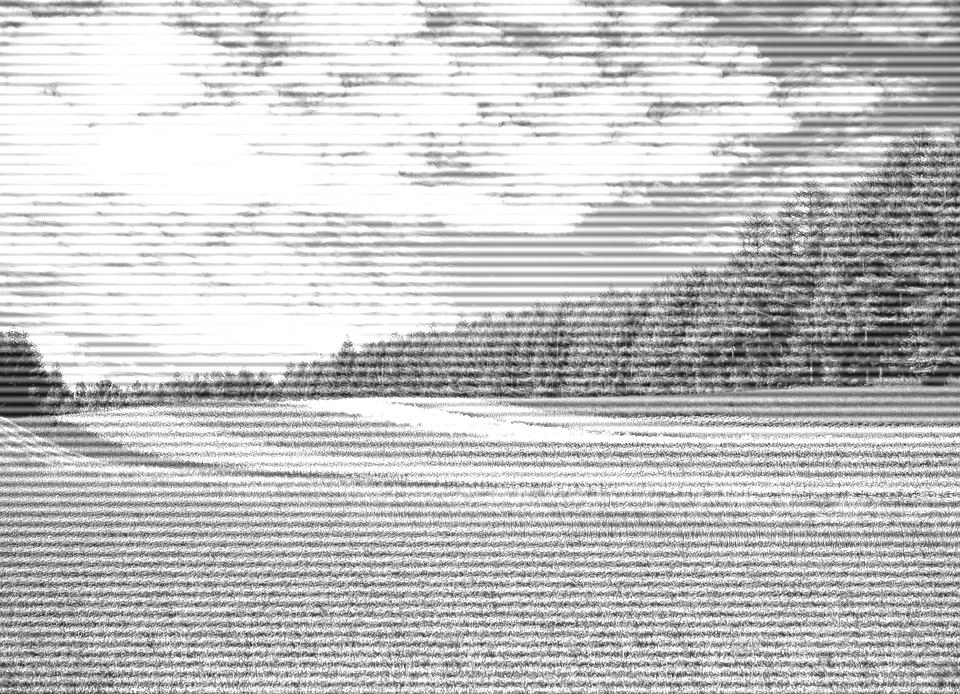
#> input picture Assignment4/Noisy_flower1_horizontal.jpg, 960 x 694 px
$ python noice_2removal.py
#> lines starting #> are read from the running program, lines starting #| are printed output that depends on the picture; after the words box and inside, x2 and y2 are one past the last pixel; in counts of white or black regions, pixels touching at a corner belong together
import cv2
import numpy as np


def fftshift(inputImg):
    outputImg = np.fft.fftshift(inputImg)
    return outputImg


def filter2DFreq(inputImg, H):
    dft = cv2.dft(np.float32(inputImg), flags=cv2.DFT_COMPLEX_OUTPUT)
    dft_shifted = np.fft.fftshift(dft)
    magnitude_spectrum = 20 * \
        np.log(cv2.magnitude(dft_shifted[:, :, 0], dft_shifted[:, :, 1]))

    # Create a mask first, center square is 1, remaining all zeros
    rows, cols = inputImg.shape
    crow, ccol = rows//2, cols//2     # center
    mask = np.zeros((rows, cols, 2), np.uint8)
    mask[crow-radius:crow+radius, ccol-radius:ccol+radius] = 1

    # Apply mask and inverse DFT
    fshift = dft_shifted * mask
    f_ishift = np.fft.ifftshift(fshift)
    img_back = cv2.idft(f_ishift)
    img_back = cv2.magnitude(img_back[:, :, 0], img_back[:, :, 1])

    return img_back


def synthesizeFilterH(inputOutput_H, center, radius):
    rows, cols = inputOutput_H.shape
    mask = np.zeros((rows, cols), np.uint8)
    cv2.circle(mask, center, radius, 1, thickness=-1)
    return mask


def calcPSD(inputImg, flag=0):
    f = np.fft.fft2(inputImg)
    fshift = np.fft.fftshift(f)
    magnitude_spectrum = 20*np.log(np.abs(fshift))
    return magnitude_spectrum if flag == 0 else np.log(1 + magnitude_spectrum)


# Load image in grayscale
imgIn = cv2.imread("Noisy_flower1_horizontal.jpg", cv2.IMREAD_GRAYSCALE)
#> imgIn is the input picture: shape (694, 960); min 4, max 255, mean 196
if imgIn is None:
    print("ERROR : Image cannot be loaded..!!")
    exit(-1)

imgIn = np.float32(imgIn)
rows, cols = imgIn.shape
#> rows = 694; cols = 960
imgIn = imgIn[:rows & -2, :cols & -2]

# PSD calculation
imgPSD = calcPSD(imgIn)
#> in calcPSD, `magnitude_spectrum = 20*np.log(np.abs(fshift))`:
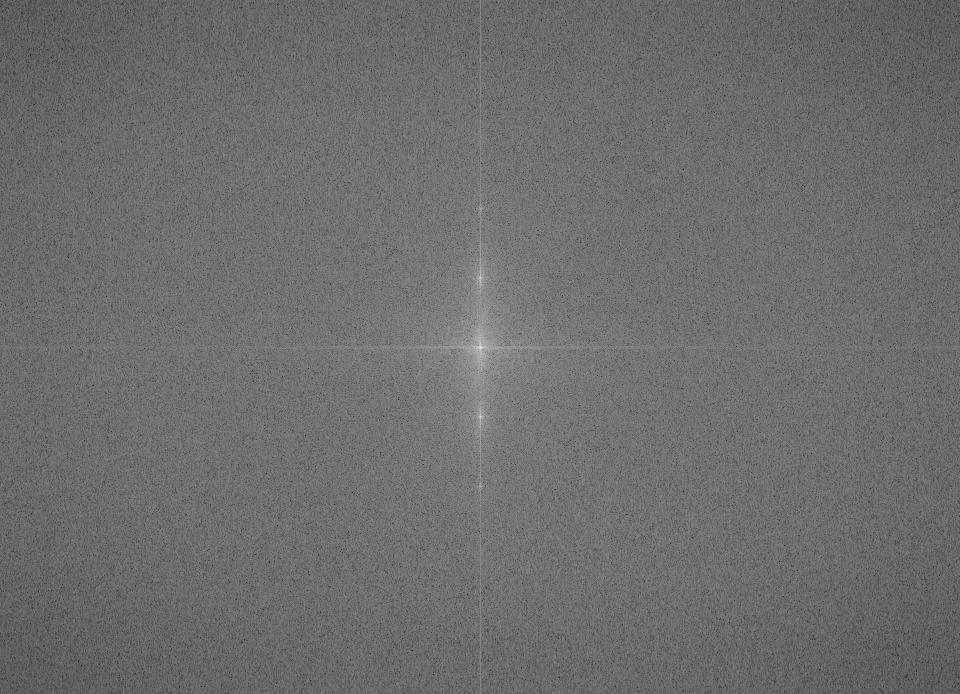
#> magnitude_spectrum: shape (694, 960) float64; min 48.06, max 373.8, mean 188.4; drawn with min black and max white
imgPSD_shifted = fftshift(imgPSD)
#> in fftshift, `outputImg = np.fft.fftshift(inputImg)`:
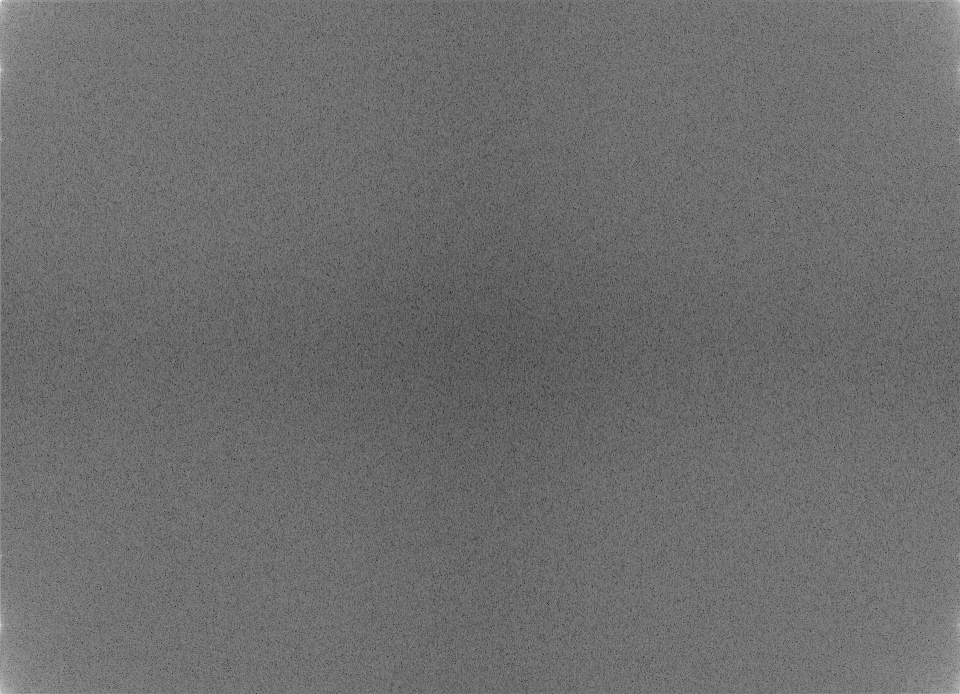
#> outputImg: shape (694, 960) float64; min 48.06, max 373.8, mean 188.4; drawn with min black and max white
imgPSD_normalized = cv2.normalize(
    imgPSD_shifted, None, 0, 255, cv2.NORM_MINMAX)

# H calculation
H = np.ones(imgIn.shape, np.float32)
radius = 60
H = synthesizeFilterH(H, (705, 458), radius)
#> in synthesizeFilterH, `cv2.circle(mask, center, radius, 1, thickness=-1)`:
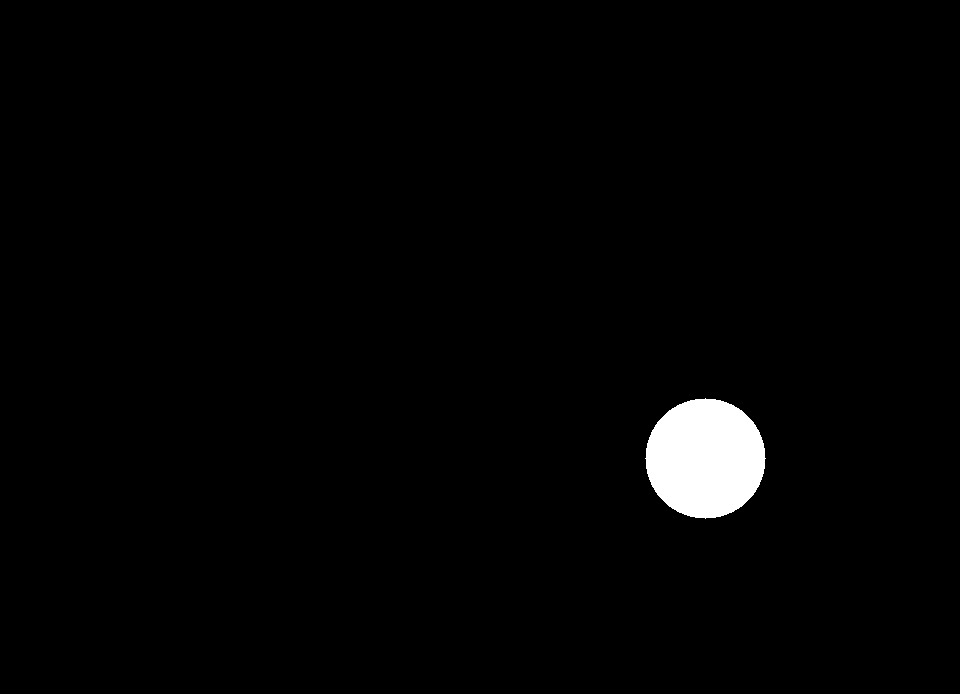
#> mask: shape (694, 960); values 0 (black) and 1 (white), 1.7% white; 1 white region, box (x1, y1, x2, y2) and area: (645, 398, 766, 519) 11289
H = synthesizeFilterH(H, (850, 391), radius)
#> call 2 of synthesizeFilterH, with center = (850, 391), radius = 60
#> in synthesizeFilterH (call 2), `cv2.circle(mask, center, radius, 1, thickness=-1)`:
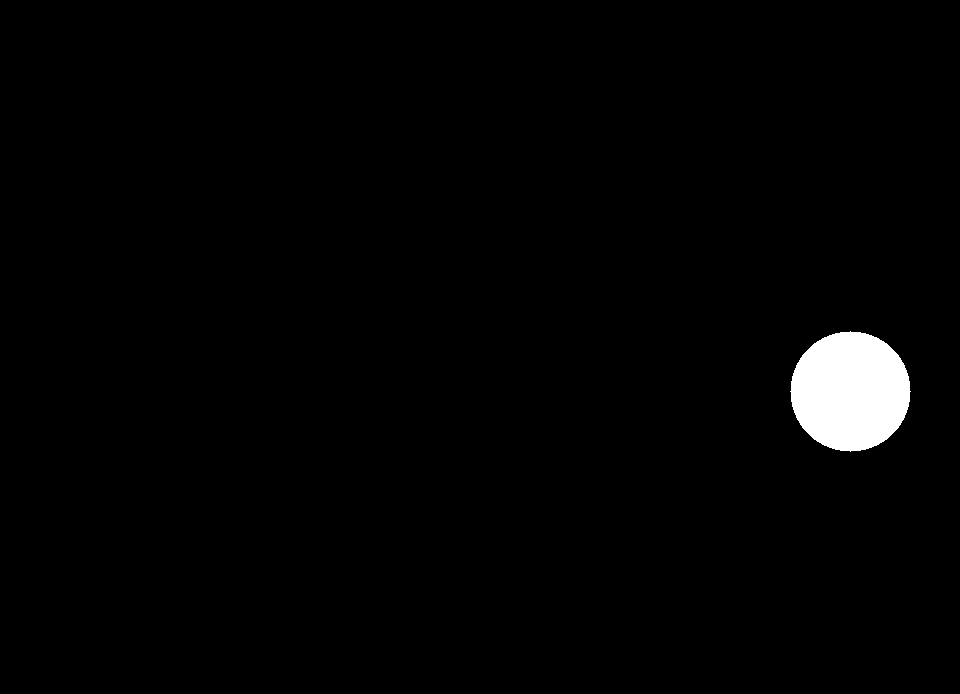
#> mask: shape (694, 960); values 0 (black) and 1 (white), 1.7% white; 1 white region, box (x1, y1, x2, y2) and area: (790, 331, 911, 452) 11289
H = synthesizeFilterH(H, (993, 325), radius)
#> call 3 of synthesizeFilterH, with center = (993, 325), radius = 60
#> in synthesizeFilterH (call 3), `cv2.circle(mask, center, radius, 1, thickness=-1)`:
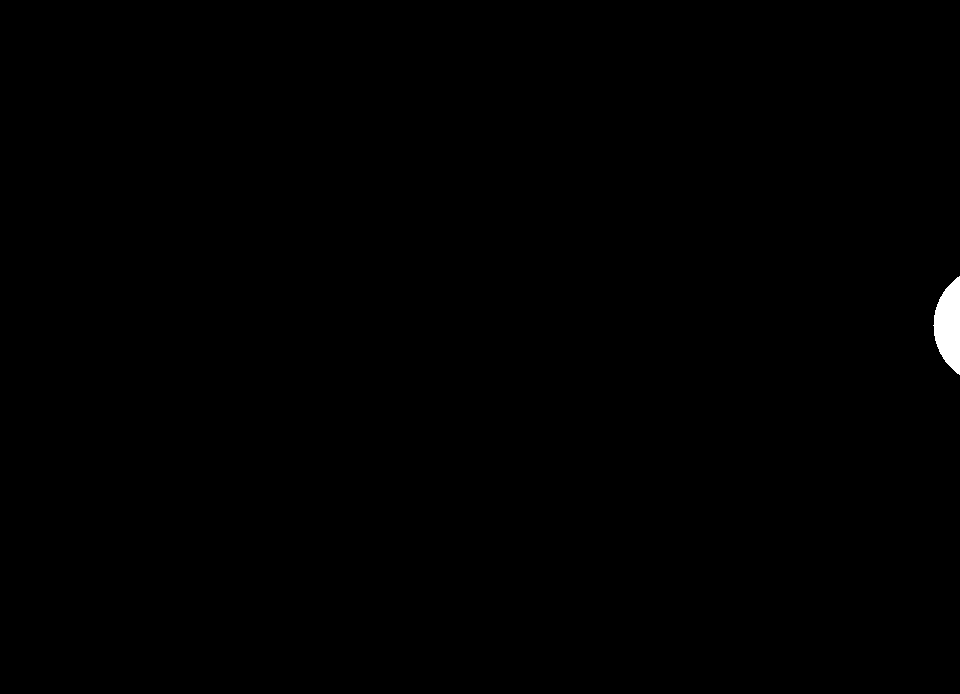
#> mask: shape (694, 960); values 0 (black) and 1 (white), 0.28% white; 1 white region, box (x1, y1, x2, y2) and area: (933, 276, 960, 375) 1849

# Filtering
H_shifted = fftshift(H)
imgOut = filter2DFreq(imgIn, H_shifted)
#> in filter2DFreq, `img_back = cv2.magnitude(img_back[:, :, 0], img_back[:, :, 1])`:
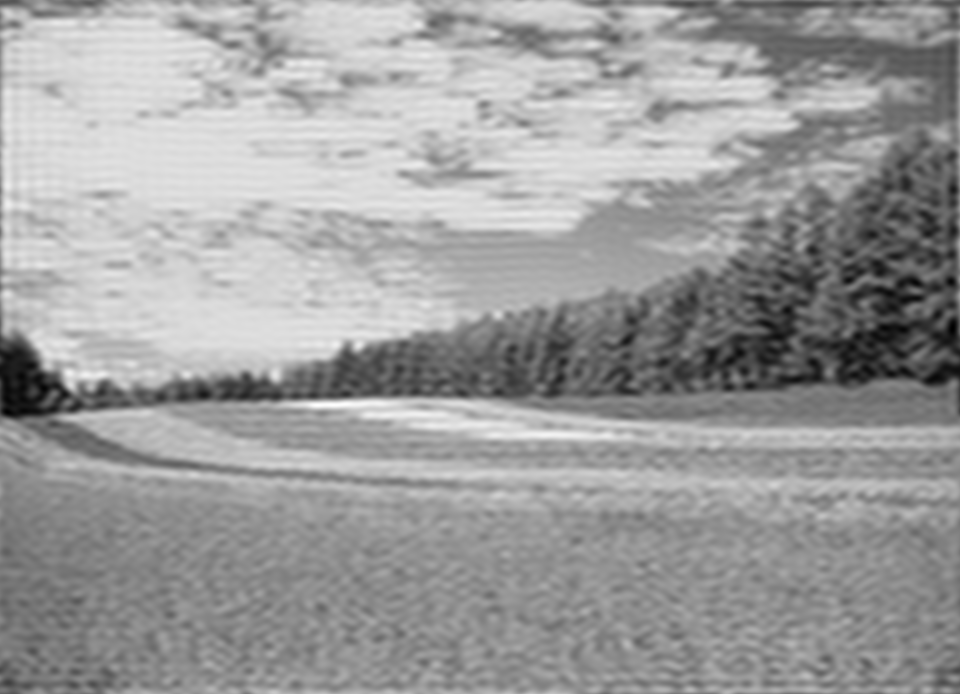
#> img_back: shape (694, 960) float32; min 35264828, max 190297840, mean 130614944; drawn with min black and max white
imgOut_normalized = cv2.normalize(imgOut, None, 0, 255, cv2.NORM_MINMAX)

# Save images
cv2.imwrite("Out_result.jpg", imgOut_normalized)
cv2.imwrite("Out_PSD.jpg", imgPSD_normalized)
cv2.imwrite("Out_filter.jpg", H_shifted)
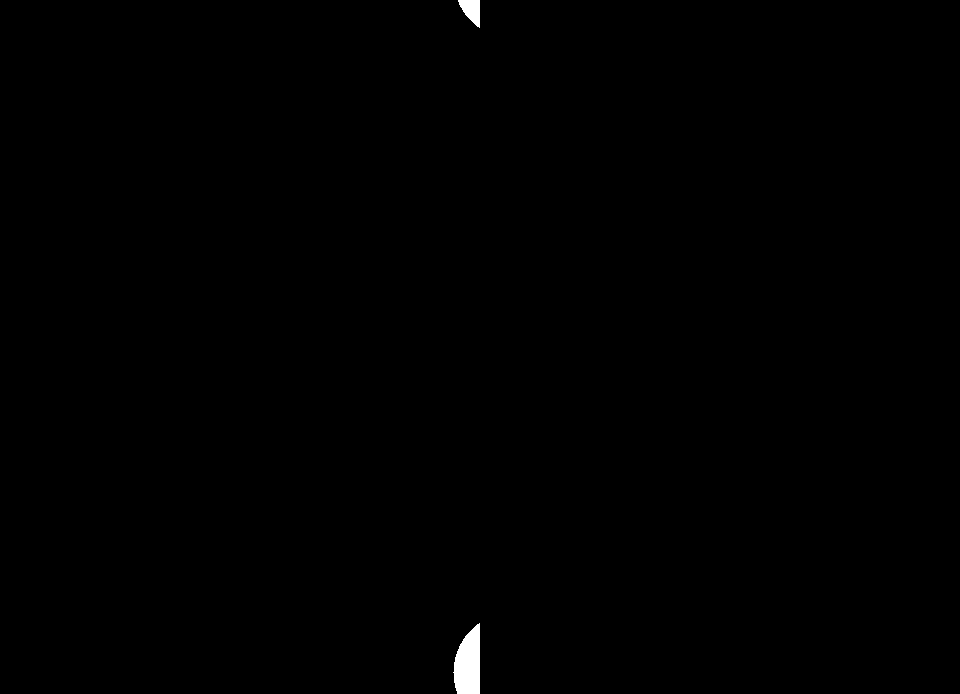
#> saved as Out_filter.jpg: shape (694, 960); values 0 (black) and 1 (white), 0.28% white; 2 white regions, box (x1, y1, x2, y2) and area: (453, 623, 480, 694) 1464, (458, 0, 480, 28) 385
